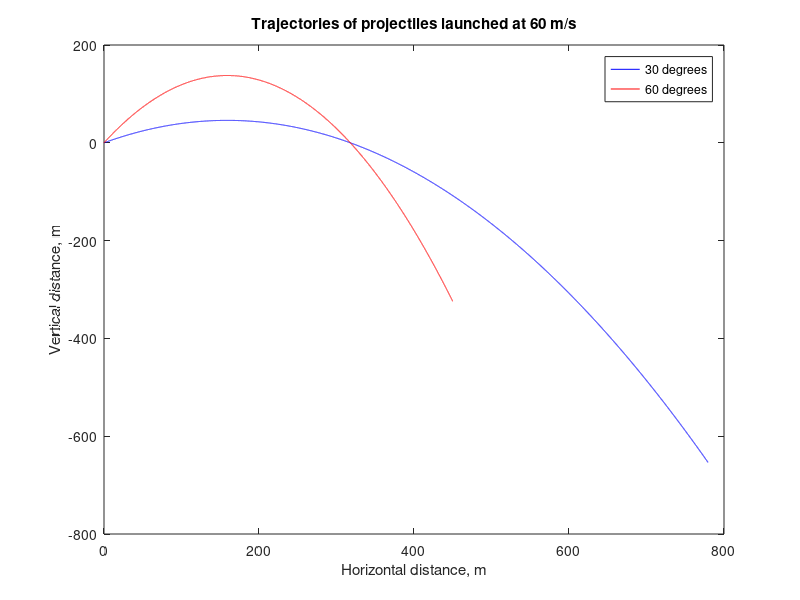

Write the MATLAB code that produced this figure.
%Program to plot the trajectories of two projectiles launched at the same
%initial velocities but with different launch angles

% Input data
g = 9.81;    % acceleration due to gravity
StartVel = 60;  % m/s
Angles = [pi/6 ; pi/3];      % 30 and 60 degrees


% Create vector of times with increment 0.001s
Time = 0:0.001:15; 

% Calculate horizontal displacement for each angle
HorzDist = cos(Angles) * (Time .* StartVel);

% Calculate vertical displacement for each angle
VertDist = sin(Angles) * (Time .* StartVel);
TimeSquared = 0.5 * g * Time.^2;
VertDist(1,:) = VertDist(1,:) - TimeSquared;
VertDist(2,:) = VertDist(2,:) - TimeSquared;

%% Plot trajectories on same plot
plot(HorzDist(1,:),VertDist(1,:), 'b');
hold on
plot(HorzDist(2,:),VertDist(2,:), 'r');
% or
%plot(HorzDist(1,:),VertDist(1,:), 'r',HorzDist(2,:),VertDist(2,:), 'b');

%% Add axis labels
xlabel('Horizontal distance, m');
ylabel('Vertical distance, m');

% Create string for title
strTitle = ['Trajectories of projectiles launched at ' num2str(StartVel) ' m/s'];
title( strTitle );

% Add legend
strAnglesDeg = num2str(Angles * 180 / pi);
legend(strcat(strAnglesDeg(1,:),' degrees'), strcat(strAnglesDeg(2,:), ' degrees') );